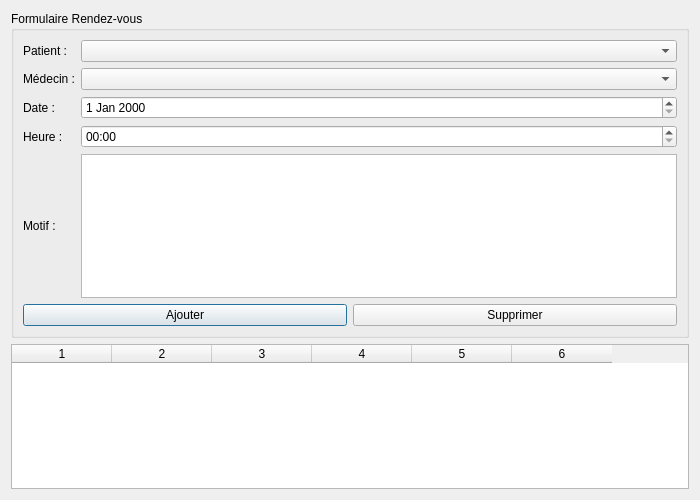
<ui version="4.0">
 <class>RendezVousDialog</class>
 <widget class="QDialog" name="RendezVousDialog">
  <property name="geometry">
   <rect>
    <x>0</x>
    <y>0</y>
    <width>700</width>
    <height>500</height>
   </rect>
  </property>
  <property name="windowTitle">
   <string>Gestion des Rendez-vous</string>
  </property>
  <layout class="QVBoxLayout" name="verticalLayout">
   <item>
    <widget class="QGroupBox" name="groupBoxForm">
     <property name="title">
      <string>Formulaire Rendez-vous</string>
     </property>
     <layout class="QGridLayout" name="gridLayout">

      <!-- Patient Selection -->
      <item row="0" column="0">
       <widget class="QLabel" name="labelPatient">
        <property name="text">
         <string>Patient :</string>
        </property>
       </widget>
      </item>
      <item row="0" column="1">
       <widget class="QComboBox" name="comboBoxPatient"/>
      </item>

      <!-- Médecin Selection -->
      <item row="1" column="0">
       <widget class="QLabel" name="labelMedecin">
        <property name="text">
         <string>Médecin :</string>
        </property>
       </widget>
      </item>
      <item row="1" column="1">
       <widget class="QComboBox" name="comboBoxMedecin"/>
      </item>

      <!-- Date du Rendez-vous -->
      <item row="2" column="0">
       <widget class="QLabel" name="labelDate">
        <property name="text">
         <string>Date :</string>
        </property>
       </widget>
      </item>
      <item row="2" column="1">
       <widget class="QDateEdit" name="dateEdit"/>
      </item>

      <!-- Heure du Rendez-vous -->
      <item row="3" column="0">
       <widget class="QLabel" name="labelHeure">
        <property name="text">
         <string>Heure :</string>
        </property>
       </widget>
      </item>
      <item row="3" column="1">
       <widget class="QTimeEdit" name="timeEdit">
        <property name="displayFormat">
         <string>HH:mm</string>
        </property>
       </widget>
      </item>

      <!-- Motif du Rendez-vous -->
      <item row="4" column="0">
       <widget class="QLabel" name="labelMotif">
        <property name="text">
         <string>Motif :</string>
        </property>
       </widget>
      </item>
      <item row="4" column="1">
       <widget class="QTextEdit" name="textEditMotif"/>
      </item>

      <!-- Boutons Ajouter et Supprimer -->
      <item row="5" column="0" colspan="2">
       <layout class="QHBoxLayout" name="horizontalLayout">
        <item>
         <widget class="QPushButton" name="btnAjouter">
          <property name="text">
           <string>Ajouter</string>
          </property>
         </widget>
        </item>
        <item>
         <widget class="QPushButton" name="btnSupprimer">
          <property name="text">
           <string>Supprimer</string>
          </property>
         </widget>
        </item>
       </layout>
      </item>
     </layout>
    </widget>
   </item>

   <!-- Table des Rendez-vous -->
   <item>
    <widget class="QTableWidget" name="tableWidgetRendezVous">
     <property name="columnCount">
      <number>6</number> <!-- 6 colonnes : ID, Patient, Médecin, Date, Heure, Motif -->
     </property>
     <property name="horizontalHeaderLabels" stdset="0">
      <stringlist>
       <string>ID</string>
       <string>Patient</string>
       <string>Médecin</string>
       <string>Date</string>
       <string>Heure</string>
       <string>Motif</string>
      </stringlist>
     </property>
     <column/>
     <column/>
     <column/>
     <column/>
     <column/>
     <column/>
    </widget>
   </item>
  </layout>
 </widget>
 <resources/>
 <connections/>
</ui>
